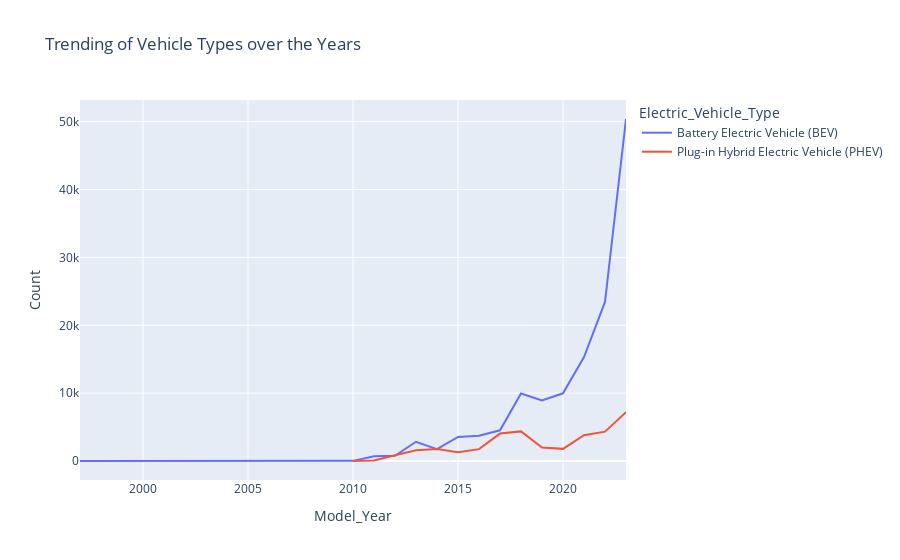

Here is the notebook cell this chart was saved with:
### Markdown cell above
## Trending of Vehicle Types over the years

### Code cell
EV_df = EV_df[EV_df['Model_Year'] <= 2023]
grouped_Electric_Vehicle_Type = EV_df.groupby(['Model_Year', 'Electric_Vehicle_Type']).size().reset_index(name='Count')
fig = px.line(grouped_Electric_Vehicle_Type, x='Model_Year', y='Count', color='Electric_Vehicle_Type', title='Trending of Vehicle Types over the Years')
fig.show()

### Figure 1 — Plotly figure (JSON) as saved in the notebook; plotly's stock layout.template omitted (floating-point values rounded to 4 significant figures)
{"data": [{"hovertemplate": "Electric_Vehicle_Type=Battery Electric Vehicle (BEV)<br>Model_Year=%{x}<br>Count=%{y}<extra></extra>", "legendgroup": "Battery Electric Vehicle (BEV)", "line": {"color": "#636efa", "dash": "solid"}, "marker": {"symbol": "circle"}, "mode": "lines", "name": "Battery Electric Vehicle (BEV)", "orientation": "v", "showlegend": true, "type": "scatter", "x": [1997, 1998, 1999, 2000, 2002, 2003, 2008, 2010, 2011, 2012, 2013, 2014, 2015, 2016, 2017, 2018, 2019, 2020, 2021, 2022, 2023], "xaxis": "x", "y": [1, 1, 5, 7, 2, 1, 20, 20, 699, 758, 2832, 1739, 3549, 3734, 4521, 9958, 8938, 9978, 15325, 23446, 50403], "yaxis": "y"}, {"hovertemplate": "Electric_Vehicle_Type=Plug-in Hybrid Electric Vehicle (PHEV)<br>Model_Year=%{x}<br>Count=%{y}<extra></extra>", "legendgroup": "Plug-in Hybrid Electric Vehicle (PHEV)", "line": {"color": "#EF553B", "dash": "solid"}, "marker": {"symbol": "circle"}, "mode": "lines", "name": "Plug-in Hybrid Electric Vehicle (PHEV)", "orientation": "v", "showlegend": true, "type": "scatter", "x": [2010, 2011, 2012, 2013, 2014, 2015, 2016, 2017, 2018, 2019, 2020, 2021, 2022, 2023], "xaxis": "x", "y": [3, 76, 860, 1577, 1770, 1295, 1749, 4041, 4365, 2002, 1790, 3807, 4330, 7184], "yaxis": "y"}], "layout": {"legend": {"title": {"text": "Electric_Vehicle_Type"}, "tracegroupgap": 0}, "title": {"text": "Trending of Vehicle Types over the Years"}, "xaxis": {"anchor": "y", "domain": [0, 1], "title": {"text": "Model_Year"}}, "yaxis": {"anchor": "x", "domain": [0, 1], "title": {"text": "Count"}}}}
